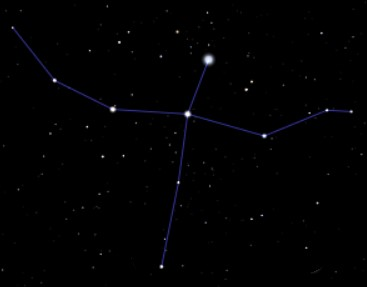
#> input picture cygnus.jpg, 367 x 287 px
$ python -i imgprocessing.py   (imports and definitions only)
#> lines starting #> are read from the running program, lines starting #| are printed output that depends on the picture; after the words box and inside, x2 and y2 are one past the last pixel; in counts of white or black regions, pixels touching at a corner belong together
#> further down, picture is the input picture: shape (287, 367, 3); mean B, G, R 2.1, 1.3, 1.3
from implibs import *
def processed_image(image):
    im_gray = cv2.cvtColor(image,cv2.COLOR_BGR2GRAY) #conversion to gray scale
    ret, im_binary = cv2.threshold(im_gray,127,255,cv2.THRESH_BINARY)#converting to binary image
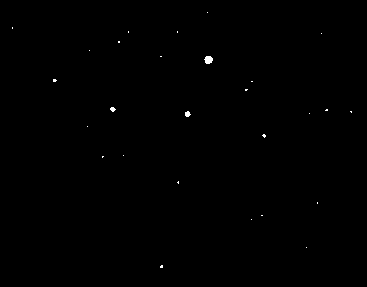
#> im_binary: shape (287, 367); 0.17% white; 27 white regions (24 under 20 px), largest, box (x1, y1, x2, y2) and area: (204, 56, 213, 64) 55, (185, 111, 191, 117) 26, (110, 107, 116, 112) 20

    kernel_1 = cv2.getStructuringElement(cv2.MORPH_RECT,(2,2))#morphological transformations
    kernel_2 = cv2.getStructuringElement(cv2.MORPH_RECT,(3,3))

    img_filtered = cv2.dilate(cv2.erode(im_binary,kernel_1),kernel_2)#dilation and erosion
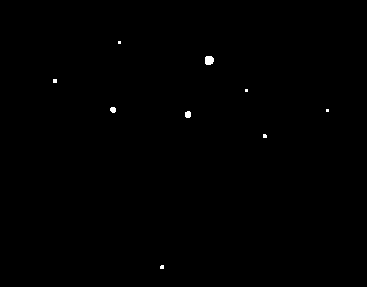
#> img_filtered: shape (287, 367); 0.2% white; 9 white regions (6 under 20 px)
#making contours around each star
    contours,hierarchy = cv2.findContours(img_filtered,1,2)
#> contours = 9 contours, 6 with area under 20; largest, box (x1, y1, x2, y2) and area: (205, 56, 214, 65) 57, (185, 111, 191, 118) 27, (110, 107, 116, 113) 22
    no_of_stars = len(contours)
#> no_of_stars = 9

    centers = []
    centers_new = []
#finding center of each identified star.
    for i in range(no_of_stars) :
        (x,y),radius = cv2.minEnclosingCircle(contours[i])
        centers.append([x,y,radius])
#> this loop made 9 passes
#> (x, y, radius) on passes 1 to 9: (161.5, 266.5, 2.12), (264.5, 135.5, 2.12), (187.5, 114, 3.35), (327, 110, 1.41), (112.5, 109.5, 2.92), (246, 90, 1.41), (54.5, 80.5, 2.12), (208.6, 60, 4.79), (119, 42, 1.41)
#> after the loop, centers = [[161.5, 266.5, 2.12], [264.5, 135.5, 2.12], [187.5, 114, 3.35], [327, 110, 1.41], [112.5, 109.5, 2.92], [246, 90, 1.41], [54.5, 80.5, 2.12], [208.6, 60, 4.79], [119, 42, 1.41]]
    centers = sorted(centers,key=lambda point:point[2])
#> centers = [[327, 110, 1.41], [246, 90, 1.41], [119, 42, 1.41], [161.5, 266.5, 2.12], [264.5, 135.5, 2.12], [54.5, 80.5, 2.12], [112.5, 109.5, 2.92], [187.5, 114, 3.35], [208.6, 60, 4.79]]
    for i in range(len(centers)):
        centers_new.append([centers[i][0],centers[i][1]])
#> this loop made 9 passes
#> after the loop, centers_new = [[327, 110], [246, 90], [119, 42], [161.5, 266.5], [264.5, 135.5], [54.5, 80.5], [112.5, 109.5], [187.5, 114], [208.6, 60]]
    return centers_new

>>> import cv2
>>> picture = cv2.imread('cygnus.jpg')
>>> result = processed_image(picture)
#> result has the same summary as centers_new in processed_image

$ run again, on orion.jpg
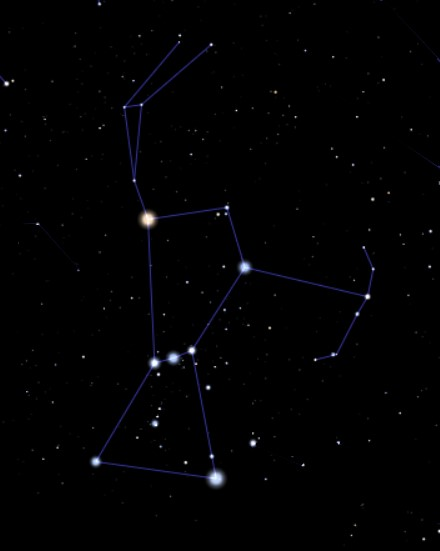
#> input picture orion.jpg, 440 x 551 px
#> picture is the input picture: shape (551, 440, 3); mean B, G, R 2.7, 1.7, 1.7
#> in processed_image, `ret, im_binary = cv2.threshold(im_gray,127,255,cv2.THRESH_BINARY)#conv..`:
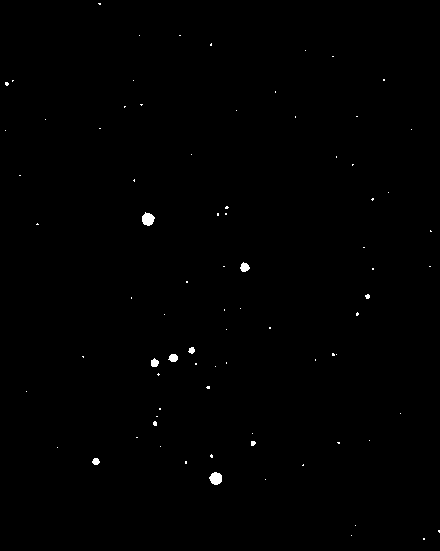
#> im_binary: shape (551, 440); 0.33% white; 81 white regions (73 under 20 px), largest, box (x1, y1, x2, y2) and area: (142, 212, 155, 226) 129, (209, 472, 222, 485) 127, (240, 262, 250, 272) 68
#> in processed_image, `img_filtered = cv2.dilate(cv2.erode(im_binary,kernel_1),kernel_2)#dila..`:
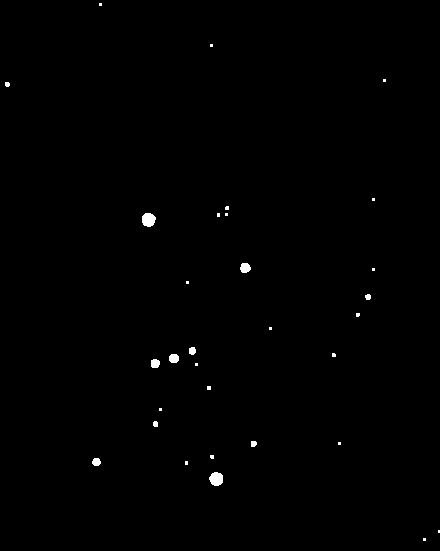
#> img_filtered: shape (551, 440); 0.4% white; 31 white regions (20 under 20 px)
#> contours = 31 contours, 22 with area under 20; largest, box (x1, y1, x2, y2) and area: (142, 213, 156, 227) 135, (209, 472, 223, 486) 134, (240, 263, 251, 273) 72, (169, 354, 179, 363) 64, (151, 359, 160, 368) 56
#> no_of_stars = 31
#> the loop in processed_image, `for i in range(no_of_stars) :` made 31 passes
#> (x, y, radius) on passes 1 to 8: (424, 539, 1.41), (438.5, 531, 1.12), (215.9, 478.5, 7.05), (186, 462.5, 1.8), (96, 461.7, 4.21), (211.5, 456.5, 2.12), (339, 443, 1.41), (253.1, 443.5, 3.27)
#> after the loop in processed_image, `for i in range(no_of_stars) :`: centers = 31 items, first 6: [424, 539, 1.41], [438.5, 531, 1.12], [215.9, 478.5, 7.05], [186, 462.5, 1.8], [96, 461.7, 4.21], [211.5, 456.5, 2.12]
#> in processed_image, `centers = sorted(centers,key=lambda point:point[2])`: centers = 31 items, first 6: [438.5, 531, 1.12], [424, 539, 1.41], [339, 443, 1.41], [160, 409, 1.41], [196, 364, 1.41], [270, 328, 1.41]
#> the loop in processed_image, `for i in range(len(centers)):` made 31 passes
#> after the loop in processed_image, `for i in range(len(centers)):`: centers_new = 31 pairs, first value 6.79 to 438.5, second value 4 to 539
#> result has the same summary as centers_new in processed_image
